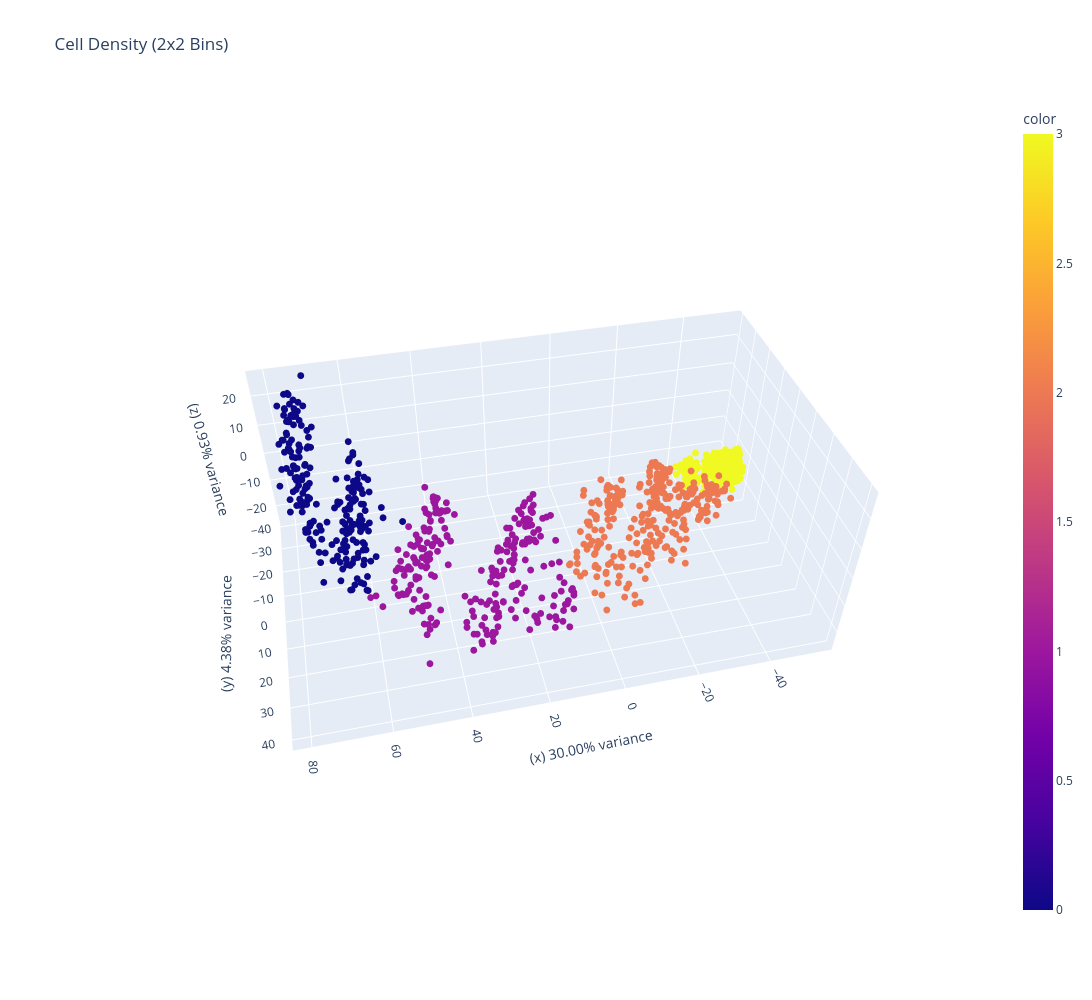

Notebook source saved alongside this figure:
### Markdown cell above
# **2x2 Bin Size**

### Code cell
compute_oos_and_partition(2)

### Figure 1 — Plotly figure (JSON) as saved in the notebook; plotly's stock layout.template omitted (floating-point values rounded to 4 significant figures; data arrays with more than 128 entries replaced by an {"elided": "..."} marker saying what was removed)
{"data": [{"hovertemplate": "(x) 30.00% variance=%{x}<br>(y) 4.38% variance=%{y}<br>(z) 0.93% variance=%{z}<br>color=%{marker.color}<extra></extra>", "legendgroup": "", "marker": {"color": {"elided": "1210 int values"}, "coloraxis": "coloraxis", "size": 4, "symbol": "circle"}, "mode": "markers", "name": "", "scene": "scene", "showlegend": false, "type": "scatter3d", "x": {"elided": "1210 float values"}, "y": {"elided": "1210 float values"}, "z": {"elided": "1210 float values"}}], "layout": {"autosize": false, "coloraxis": {"colorbar": {"title": {"text": "color"}}, "colorscale": [[0, "#0d0887"], [0.1111, "#46039f"], [0.2222, "#7201a8"], [0.3333, "#9c179e"], [0.4444, "#bd3786"], [0.5556, "#d8576b"], [0.6667, "#ed7953"], [0.7778, "#fb9f3a"], [0.8889, "#fdca26"], [1, "#f0f921"]]}, "height": 1000, "legend": {"tracegroupgap": 0}, "scene": {"aspectmode": "auto", "aspectratio": {"x": 1.628, "y": 0.9713, "z": 0.6326}, "camera": {"center": {"x": 0, "y": 0, "z": 0}, "eye": {"x": 0.517, "y": 2.227, "z": 2.013}, "projection": {"type": "perspective"}, "up": {"x": 0, "y": 0, "z": 1}}, "domain": {"x": [0, 1], "y": [0, 1]}, "xaxis": {"title": {"text": "(x) 30.00% variance"}, "type": "linear"}, "yaxis": {"title": {"text": "(y) 4.38% variance"}, "type": "linear"}, "zaxis": {"title": {"text": "(z) 0.93% variance"}, "type": "linear"}}, "title": {"text": "Cell Density (2x2 Bins)"}, "width": 1200}}
